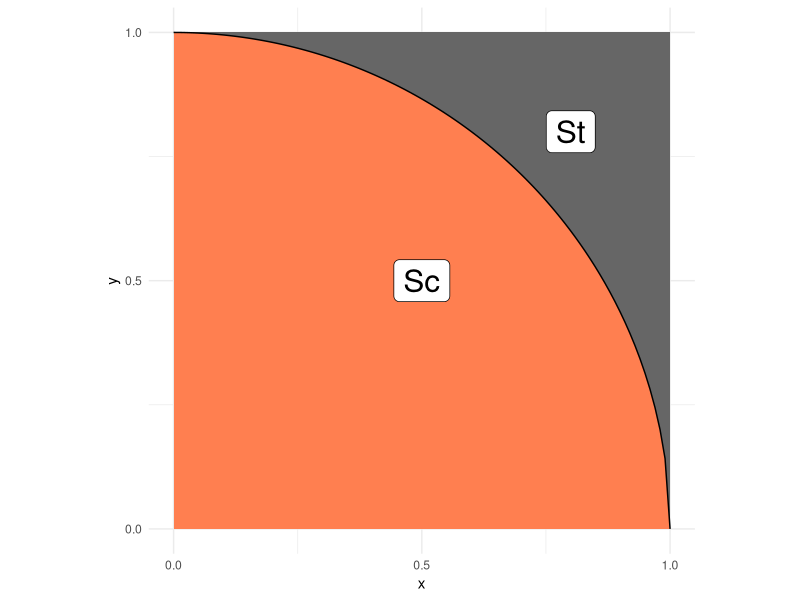
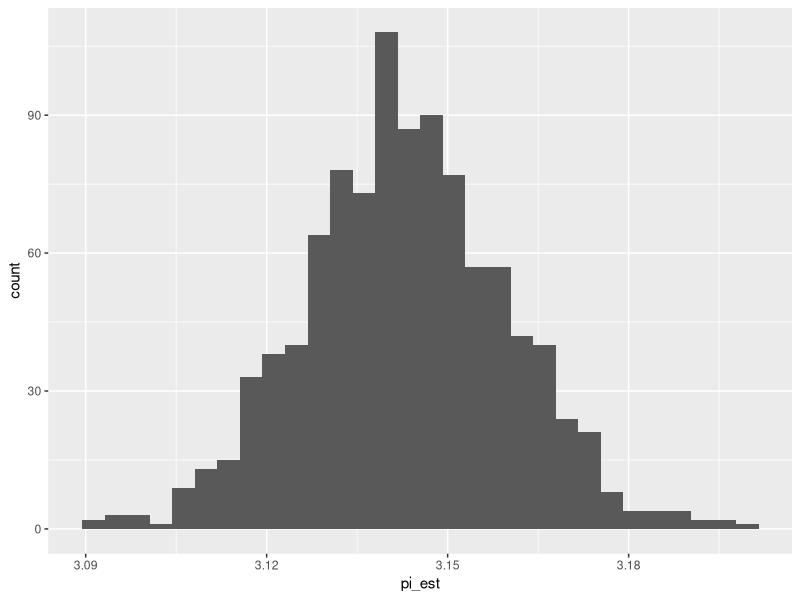

Here is the R script that generated these plots, in order:
## ---- chunk 1
library(tidyverse)
library(rsample)
## ---- chunk 2
## NOTE: No need to edit; this visual helps explain the pi estimation scheme
tibble(x = seq(0, 1, length.out = 100)) %>%
  mutate(y = sqrt(1 - x^2)) %>%

  ggplot(aes(x, y)) +
  annotate(
    "rect",
    xmin = 0, ymin = 0, xmax = 1, ymax = 1,
    fill = "grey40",
    linewidth = 1
  ) +
  geom_ribbon(aes(ymin = 0, ymax = y), fill = "coral") +
  geom_line() +
  annotate(
    "label",
    x = 0.5, y = 0.5, label = "Sc",
    size = 8
  ) +
  annotate(
    "label",
    x = 0.8, y = 0.8, label = "St",
    size = 8
  ) +
  scale_x_continuous(breaks = c(0, 1/2, 1)) +
  scale_y_continuous(breaks = c(0, 1/2, 1)) +
  theme_minimal() +
  coord_fixed()
## ---- chunk 3
## Choose a sample size and generate samples
n <- 10000 # Choose a sample size
# Generate the data
df_q1 <- data.frame(
  x = runif(n, min = 0, max = 1),
  y = runif(n, min = 0, max = 1)
)
## ---- chunk 4
## NOTE: Do not edit this code
# Correct sample size
assertthat::assert_that(
  dim(df_q1) %>% 
    .[[1]] == n,
  msg = "The sample size should be `n`"
)
# Correct column names
assertthat::assert_that(
  setequal(names(df_q1), c("x", "y")),
  msg = "df_q1 must include the columns `x` and `y`"
)
print("Good")
## ---- chunk 5
stat <- function(x, y) {
  return(4 * (x^2 + y^2 <= 1))
}
## ---- chunk 6

# Check the value for points *inside* the circle
assertthat::assert_that(
  tibble(x = 0.5, y = 0.5) %>% # Pick a point *inside* the circle
    mutate(stat = stat(x, y)) %>%
    pull(stat) %>%
    .[[1]] == 4,
  msg = "Incorrect value when a point is inside the circle"
)

# Check the value for points *outside* the circle
assertthat::assert_that(
  tibble(x = 1, y = 1) %>% # Pick a point *outside* the circle
    mutate(stat = stat(x, y)) %>%
    pull(stat) %>%
    .[[1]] == 0,
  msg = "Incorrect value when a point is outside the circle"
)
print("Your assertions passed, but make sure they're checking the right thing!")

## ---- chunk 7
## Estimate pi using your data from q1
df_q1 <- df_q1 %>%
  mutate(inside_circle = x^2 + y^2 <= 1)
df_q3 <-
  df_q1 %>%
  mutate(stat_value = stat(x, y)) %>%
  summarise(pi_est = mean(stat_value))

df_q3
## ---- chunk 8
## NOTE: Do not edit this code
# Correct sample size
assertthat::assert_that(
  dim(df_q3) %>% 
    .[[1]] == 1,
  msg = "This result should have just one row"
)
# Correct column names
assertthat::assert_that(
  setequal(names(df_q3), c("pi_est")),
  msg = "df_q3 must include the column `pi_est`"
)
print("Good")
## ---- chunk 9
df_q4 <-
  df_q1 %>%
  bootstraps(., times = 1000) %>%
  mutate(
    pi_est = map_dbl(
      splits,
      function(split_df) {
        analysis(split_df) %>%
          mutate(stat_value = stat(x, y)) %>%
          summarise(pi_est = mean(stat_value)) %>%
          pull(pi_est)
      }
    )
  )

## NOTE: Do not edit; use this to visualize your results
df_q4 %>% 
  ggplot(aes(pi_est)) +
  geom_histogram()
## ---- chunk 10
## Compute a bootstrap confidence interval at the 95% level (alpha = 0.05)
df_q5 <- 
  df_q4 %>% 
  summarize(
    pi_lo = quantile(pi_est, 0.025),
    pi_up = quantile(pi_est, 0.975)
  )

df_q5
## ---- chunk 11
df_q6 <-
  df_q1 %>%
  mutate(stat_value = stat(x, y)) %>%
  summarize(
    pi_mean = mean(stat_value), 
    pi_sd = sd(stat_value) / sqrt(n()),     
    pi_lo = pi_mean - 1.96 * pi_sd,
    pi_up = pi_mean + 1.96 * pi_sd
  )

df_q6
